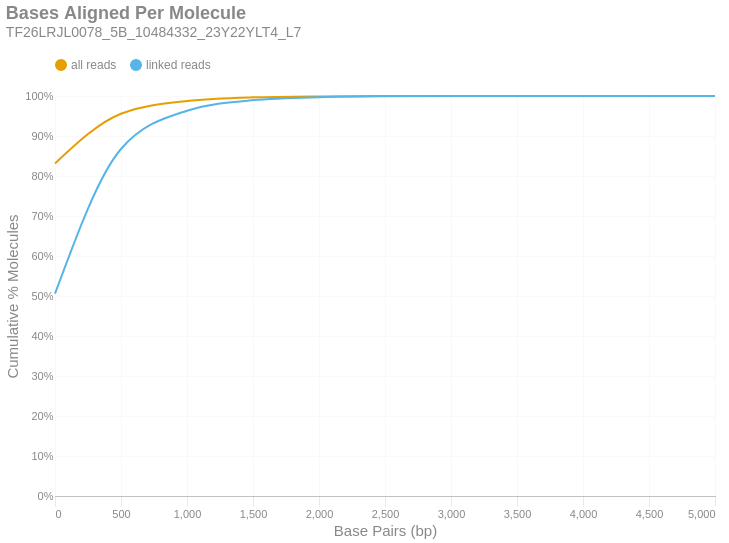

Write notebook code for a chart like this one.
### Markdown cell above
### Bases Aligned Per Molecule
This is a cumulative frequency distribution showing the number of base pairs aligned per unique molecule. These data are shown in 500 bp bins. There are two distributions: one with `all reads` (yellow) and another with only `linked reads` (blue). The percent of molecules in the `linked reads` distribution is relative to the total number of linked molecules.

### Code cell
if SKIPLR:
    print_html(f"Skipped")
else:
    binned_df = consolidated_hist(valids['aligned_bp'], mask, 500, True)
    with SafeRender(binned_df):
        (
            density_plot(binned_df, 'Bases Aligned Per Molecule', samplename, 'basesper')
            .encode(
                x=alt.X('bin:Q', title="Base Pairs (bp)").axis(tickMinStep=500).scale(padding=0),
                y=alt.Y('value:Q', title='Cumulative % Molecules')
                    .axis(format='%')
                    .scale(domain = [0,1])
                    .stack(False),
                color=alt.Color("key:N").scale(domain = ["all reads", "linked reads"]),
                tooltip = [
                    alt.Tooltip("key:N", title = "Data Type"),
                    alt.Tooltip("range_label:N", title="Bases Aligned Per Molecule"),
                    alt.Tooltip("value:Q", format = ".2%", title="% Molecules (Cum.)")
                ]
            )
        ).display()

### Figure 1 — Vega-Lite specification as saved in the notebook (floating-point values rounded to 4 significant figures)
{"width": "container", "height": 400, "config": {"title": {"anchor": "start", "dy": -15, "fontSize": 18, "color": "#888888", "subtitleColor": "#888888", "subtitleFontSize": 14}, "arc": {"fill": "#0072B2"}, "axis": {"domainColor": "#888888", "domainWidth": 0.5, "gridWidth": 0.2, "grid": false, "titleFontWeight": 400, "titleFontSize": 15, "labelFontSize": 11, "labelColor": "#888888", "tickColor": "#888888", "tickWidth": 0.2, "titleColor": "#888888"}, "axisBand": {"grid": false}, "axisX": {"grid": true, "tickSize": 10, "domainCap": "round"}, "axisY": {"domain": false, "grid": true, "tickSize": 0, "domainCap": "round"}, "background": "transparent", "header": {"labelFontSize": 15, "labelColor": "#888888", "titleFontSize": 15, "titleFontWeight": 600, "titleColor": "#888888"}, "legend": {"labelFont": "sans-serif", "labelFontSize": 12, "labelColor": "#888888", "symbolSize": 100, "symbolType": "circle", "titleFontSize": 12, "titlePadding": 10, "titleColor": "#888888", "title": null, "orient": "top"}, "range": {"category": ["#E69F00", "#56B4E9", "#009E73", "#F0E442", "#0072B2", "#D55E00", "#CC79A7", "#000000"], "diverging": ["#cfe8f3", "#a2d4ec", "#73bfe2", "#46abdb", "#1696d2", "#12719e"]}, "area": {"fill": "#0072B2", "fillOpacity": 0.7, "line": true, "strokeOpacity": 0.7}, "line": {"color": "#0072B2", "stroke": "#0072B2", "strokeWidth": 2}, "trail": {"color": "#0072B2", "stroke": "#0072B2", "strokeWidth": 0, "size": 1}, "point": {"filled": true, "fillOpacity": 1.0, "size": 95}, "text": {"color": "#888888", "fontSize": 11, "align": "right", "fontWeight": 400, "size": 11}, "bar": {"fill": "#0072B2", "stroke": null}, "view": {"stroke": null, "continuousWidth": 660, "continuousHeight": 400}}, "data": {"name": "data-9aeaa9c255a43b152af14f9ad080f1e9"}, "mark": {"type": "line", "interpolate": "monotone", "point": {"opacity": 0, "size": 275}}, "encoding": {"color": {"field": "key", "scale": {"domain": ["all reads", "linked reads"]}, "type": "nominal"}, "tooltip": [{"field": "key", "title": "Data Type", "type": "nominal"}, {"field": "range_label", "title": "Bases Aligned Per Molecule", "type": "nominal"}, {"field": "value", "format": ".2%", "title": "% Molecules (Cum.)", "type": "quantitative"}], "x": {"axis": {"tickMinStep": 500}, "field": "bin", "scale": {"padding": 0}, "title": "Base Pairs (bp)", "type": "quantitative"}, "y": {"axis": {"format": "%"}, "field": "value", "scale": {"domain": [0, 1]}, "stack": false, "title": "Cumulative % Molecules", "type": "quantitative"}}, "params": [{"name": "param_c36ac31b6afebe62", "select": {"type": "point", "fields": ["key"]}, "bind": "legend"}], "title": {"text": "Bases Aligned Per Molecule", "subtitle": "TF26LRJL0078_5B_10484332_23Y22YLT4_L7"}, "transform": [{"fold": ["all reads (cumsum)", "linked reads (cumsum)"]}, {"calculate": "replace(datum.key, ' (cumsum)', '')", "as": "key"}, {"filter": {"param": "param_c36ac31b6afebe62"}}], "usermeta": {"embedOptions": {"downloadFileName": "TF26LRJL0078_5B_10484332_23Y22YLT4_L7.basesper"}}, "$schema": "https://vega.github.io/schema/vega-lite/v6.4.1.json", "datasets": {"data-9aeaa9c255a43b152af14f9ad080f1e9": [{"bin": "0.0", "interval": "0.0-500.0", "all reads": 0.8313, "linked reads": 0.5057, "all reads (cumsum)": 0.8313, "linked reads (cumsum)": 0.5057, "range_label": "0-499"}, {"bin": "500.0", "interval": "500.0-1000.0", "all reads": 0.1243, "linked reads": 0.3618, "all reads (cumsum)": 0.9556, "linked reads (cumsum)": 0.8675, "range_label": "500-999"}, {"bin": "1000.0", "interval": "1000.0-1500.0", "all reads": 0.03202, "linked reads": 0.09549, "all reads (cumsum)": 0.9877, "linked reads (cumsum)": 0.963, "range_label": "1000-1499"}, {"bin": "1500.0", "interval": "1500.0-2000.0", "all reads": 0.008922, "linked reads": 0.02674, "all reads (cumsum)": 0.9966, "linked reads (cumsum)": 0.9897, "range_label": "1500-1999"}, {"bin": "2000.0", "interval": "2000.0-2500.0", "all reads": 0.002407, "linked reads": 0.007224, "all reads (cumsum)": 0.999, "linked reads (cumsum)": 0.997, "range_label": "2000-2499"}, {"bin": "2500.0", "interval": "2500.0-3000.0", "all reads": 0.0007272, "linked reads": 0.002186, "all reads (cumsum)": 0.9997, "linked reads (cumsum)": 0.9991, "range_label": "2500-2999"}, {"bin": "3000.0", "interval": "3000.0-3500.0", "all reads": 0.0001993, "linked reads": 0.0005992, "all reads (cumsum)": 0.9999, "linked reads (cumsum)": 0.9997, "range_label": "3000-3499"}, {"bin": "3500.0", "interval": "3500.0-4000.0", "all reads": 4.799e-05, "linked reads": 0.0001443, "all reads (cumsum)": 1.0, "linked reads (cumsum)": 0.9999, "range_label": "3500-3999"}, {"bin": "4000.0", "interval": "4000.0-4500.0", "all reads": 2.215e-05, "linked reads": 6.658e-05, "all reads (cumsum)": 1.0, "linked reads (cumsum)": 1.0, "range_label": "4000-4499"}, {"bin": "4500.0", "interval": "4500.0-5000.0", "all reads": 7.382e-06, "linked reads": 2.219e-05, "all reads (cumsum)": 1.0, "linked reads (cumsum)": 1.0, "range_label": "4500-4999"}, {"bin": "5000.0", "interval": "5000.0-5500.0", "all reads": 7.382e-06, "linked reads": 2.219e-05, "all reads (cumsum)": 1.0, "linked reads (cumsum)": 1.0, "range_label": "5000-5499"}]}}
